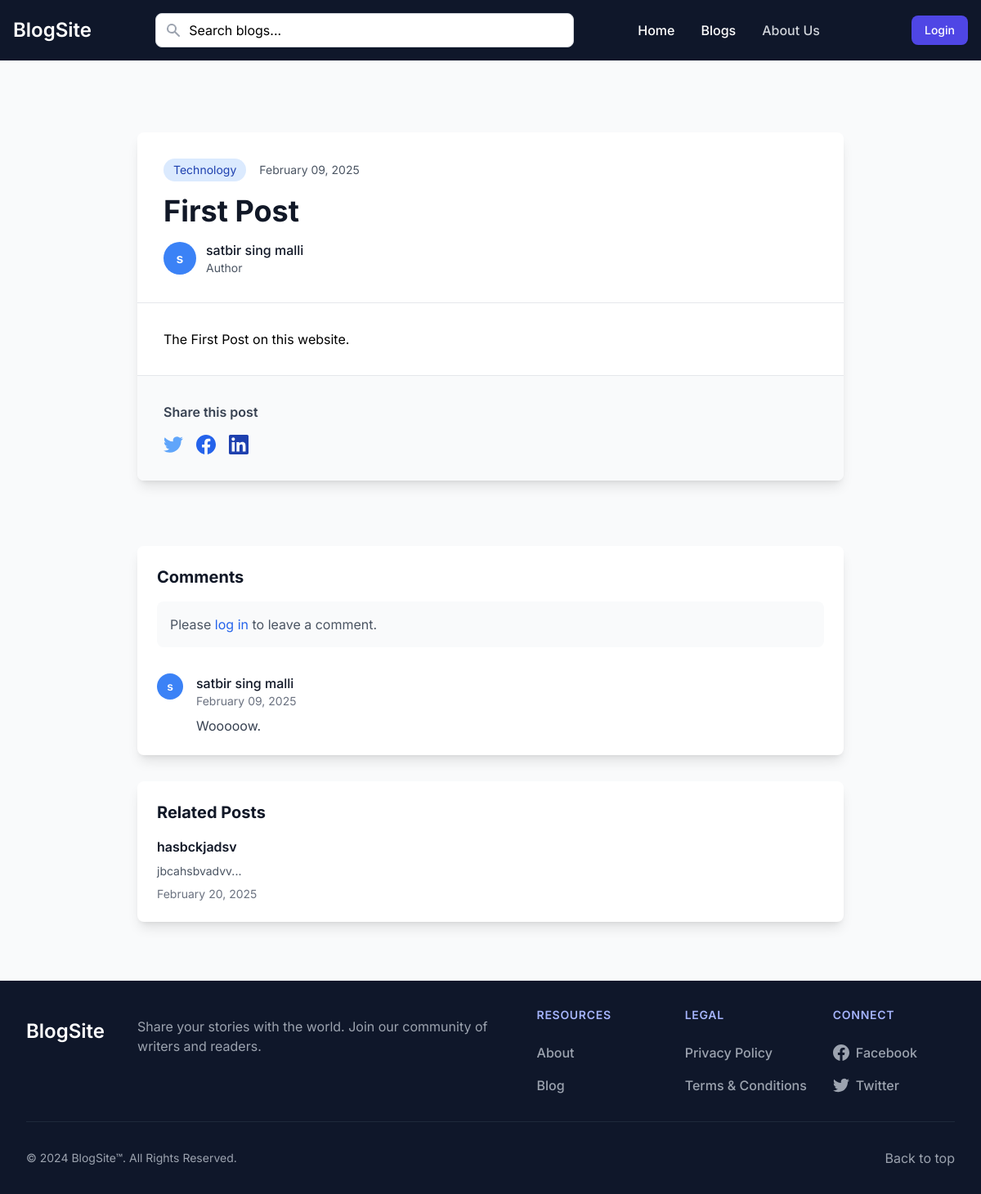
/blog/1, run on an earlier commit of the app's database.
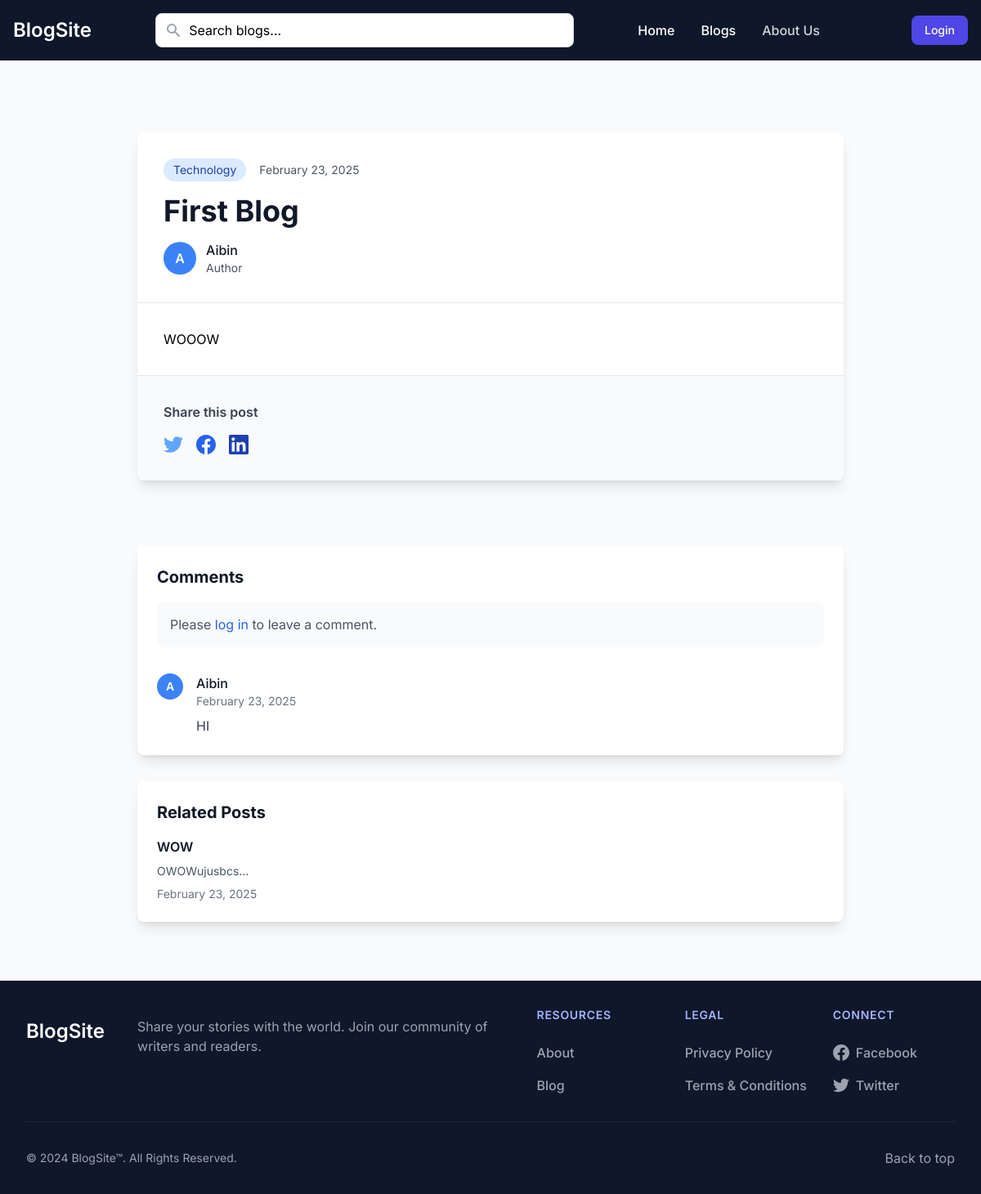
And on a later commit of the database.
### app.py (models this page shows, shortened)
class Category(db.Model):
    id = db.Column(db.Integer, primary_key=True)
    name = db.Column(db.String(50), unique=True, nullable=False)
    description = db.Column(db.Text)
    created_at = db.Column(db.DateTime, default=datetime.utcnow)
    updated_at = db.Column(db.DateTime, default=datetime.utcnow, onupdate=datetime.utcnow)
    blogs = db.relationship('Blog', backref='category', lazy=True)

class Blog(db.Model):
    id = db.Column(db.Integer, primary_key=True)
    title = db.Column(db.String(200), nullable=False)
    content = db.Column(db.Text, nullable=False)
    author_id = db.Column(db.Integer, db.ForeignKey('user.id'), nullable=False)
    category_id = db.Column(db.Integer, db.ForeignKey('category.id'), nullable=False)
    status = db.Column(db.String(20), default='draft')
    moderation_status = db.Column(db.String(20), default='pending')
    moderation_comment = db.Column(db.Text)
    moderated_by = db.Column(db.Integer, db.ForeignKey('user.id'))
    moderated_at = db.Column(db.DateTime)
    created_at = db.Column(db.DateTime, default=datetime.utcnow)
    updated_at = db.Column(db.DateTime, default=datetime.utcnow, onupdate=datetime.utcnow)
    comments = db.relationship('Comment', backref='blog', lazy=True)
    likes = db.relationship('Like', backref='blog', lazy=True)
    author = db.relationship('User', foreign_keys=[author_id], backref='blogs')
    moderator = db.relationship('User', foreign_keys=[moderated_by], backref='moderated_blogs')

class User(UserMixin, db.Model):
    id = db.Column(db.Integer, primary_key=True)
    name = db.Column(db.String(100), nullable=False)
    email = db.Column(db.String(120), unique=True, nullable=False)
    password = db.Column(db.String(200), nullable=False)
    is_admin = db.Column(db.Boolean, default=False)
    created_at = db.Column(db.DateTime, nullable=False, default=datetime.utcnow)
    updated_at = db.Column(db.DateTime, default=datetime.utcnow, onupdate=datetime.utcnow)

class Comment(db.Model):
    id = db.Column(db.Integer, primary_key=True)
    content = db.Column(db.Text, nullable=False)
    blog_id = db.Column(db.Integer, db.ForeignKey('blog.id'), nullable=False)
    user_id = db.Column(db.Integer, db.ForeignKey('user.id'), nullable=False)
    created_at = db.Column(db.DateTime, default=datetime.utcnow)
    updated_at = db.Column(db.DateTime, default=datetime.utcnow, onupdate=datetime.utcnow)
    user = db.relationship('User', backref='comments')

### app.py (the view, shortened to what this page needs)
@app.route('/blog/<int:blog_id>', methods=['GET', 'POST'])
def view_blog(blog_id):
    blog = Blog.query.get_or_404(blog_id)
    if (blog.status == 'rejected' or blog.moderation_status == 'rejected') and \
       (not current_user.is_authenticated or not current_user.is_admin):
        abort(404)
    has_liked = False
    if current_user.is_authenticated:
        has_liked = any(like.user_id == current_user.id for like in blog.likes)
    comments = Comment.query.filter_by(blog_id=blog.id)\
        .order_by(Comment.created_at.desc()).all()
    related_blogs = Blog.query.filter(
        Blog.category_id == blog.category_id,
        Blog.id != blog.id,
        Blog.status == 'published'
    ).limit(3).all()
    return render_template('view_blog.html',
                         blog=blog,
                         comments=comments,
                         related_blogs=related_blogs,
                         has_liked=has_liked,
                         user=current_user)

### templates/view_blog.html (shortened to what this page needs)
{% extends "base.html" %}
{% block content %}
<div class="max-w-4xl mx-auto my-10 px-4">
    <div class="bg-white rounded-lg shadow-lg overflow-hidden mb-8">
        <div class="p-8">
            <div class="flex items-center space-x-4 mb-4">
                <span class="px-3 py-1 bg-blue-100 text-blue-800 rounded-full text-sm">
                    {{ blog.category.name }}
                </span>
                <span class="text-gray-600 text-sm">
                    {{ blog.created_at.strftime('%B %d, %Y') }}
                </span>
            </div>
            <h1 class="text-4xl font-bold text-gray-900 mb-4">{{ blog.title }}</h1>
            <div class="flex items-center space-x-4">
                <div class="flex items-center">
                    <div class="w-10 h-10 bg-blue-500 rounded-full flex items-center justify-center text-white font-semibold">
                        {{ blog.author.name[:1] }}
                    </div>
                    <div class="ml-3">
                        <p class="text-gray-900 font-medium">{{ blog.author.name }}</p>
                        <p class="text-gray-600 text-sm">Author</p>
                    </div>
                </div>
            </div>
        </div>
        <div class="prose max-w-none p-8 border-t">
            {{ blog.content|safe }}
        </div>
        <div class="p-8 border-t bg-gray-50">
            <h3 class="text-gray-700 font-semibold mb-4">Share this post</h3>
            <div class="flex space-x-4">
                <a href="https://twitter.com/intent/tweet?url={{ request.url }}&text={{ blog.title }}"
                   target="_blank"
                   class="text-blue-400 hover:text-blue-500">
                </a>
                <a href="https://www.facebook.com/sharer/sharer.php?u={{ request.url }}"
                   target="_blank"
                   class="text-blue-600 hover:text-blue-700">
                </a>
                <a href="https://www.linkedin.com/shareArticle?url={{ request.url }}&title={{ blog.title }}"
                   target="_blank"
                   class="text-blue-800 hover:text-blue-900">
                </a>
            </div>
        </div>
    </div>
    <br><br>
    <div class="bg-white rounded-lg shadow-lg overflow-hidden mb-8">
        <div class="p-6">
            <h3 class="text-xl font-bold text-gray-900 mb-4">Comments</h3>
            {% if current_user.is_authenticated %}
            <form method="POST" class="mb-8">
                <div class="mb-4">
                    <label for="comment" class="sr-only">Your comment</label>
                    <textarea id="comment" name="comment" rows="3"
                              class="block w-full rounded-lg border-gray-300 shadow-sm focus:border-blue-500 focus:ring-blue-500"
                              placeholder="Write a comment..."></textarea>
                </div>
                <div class="flex justify-end">
                    <button type="submit"
                            class="inline-flex items-center px-4 py-2 border border-transparent text-sm font-medium rounded-md shadow-sm text-white bg-blue-600 hover:bg-blue-700 focus:outline-none focus:ring-2 focus:ring-offset-2 focus:ring-blue-500">
                        Post Comment
                    </button>
                </div>
            </form>
            {% else %}
            <div class="bg-gray-50 rounded-lg p-4 mb-8">
                <p class="text-gray-600">
                    Please <a href="{{ url_for('login') }}" class="text-blue-600 hover:text-blue-800">log in</a> to leave a comment.
                </p>
            </div>
            {% endif %}
            <div class="space-y-6">
                {% for comment in comments %}
                <div class="flex space-x-4">
                    <div class="flex-shrink-0">
                        <div class="w-8 h-8 bg-blue-500 rounded-full flex items-center justify-center text-white text-sm font-semibold">
                            {{ comment.user.name[:1] }}
                        </div>
                    </div>
                    <div class="flex-grow">
                        <div class="flex items-center justify-between">
                            <div>
                                <p class="font-medium text-gray-900">{{ comment.user.name }}</p>
                                <p class="text-gray-500 text-sm">{{ comment.created_at.strftime('%B %d, %Y') }}</p>
                            </div>
                        </div>
                        <div class="mt-2 text-gray-700">
                            {{ comment.content }}
                        </div>
                    </div>
                </div>
                {% else %}
                <p class="text-gray-600 text-center py-4">No comments yet. Be the first to comment!</p>
                {% endfor %}
            </div>
        </div>
    </div>
    {% if related_blogs %}
    <div class="bg-white rounded-lg shadow-lg overflow-hidden">
        <div class="p-6">
            <h3 class="text-xl font-bold text-gray-900 mb-4">Related Posts</h3>
            <div class="grid grid-cols-1 md:grid-cols-3 gap-6">
                {% for related in related_blogs %}
                <div class="group">
                    <a href="{{ url_for('view_blog', blog_id=related.id) }}" class="block">
                        <h4 class="font-semibold text-gray-900 group-hover:text-blue-600 transition-colors">
                            {{ related.title }}
                        </h4>
                        <p class="mt-2 text-sm text-gray-600">
                            {{ related.content[:100]|striptags }}...
                        </p>
                        <p class="mt-2 text-sm text-gray-500">
                            {{ related.created_at.strftime('%B %d, %Y') }}
                        </p>
                    </a>
                </div>
                {% endfor %}
            </div>
        </div>
    </div>
    {% endif %}
</div>
{% endblock %}

What changed in the data, as far as the page shows it:
removed Comment: user "s", user.name "satbir sing malli", created_at "February 09, 2025", content "Wooooow."
removed Blog: title "hasbckjadsv", content "jbcahsbvadvv", created_at "February 20, 2025"
changed Blog: created_at "February 09, 2025" → "February 23, 2025"; title "First Post" → "First Blog"; content "The First Post on this website." → "WOOOW"
changed User: author "s" → "A"; author.name "satbir sing malli" → "Aibin"
added Comment: user "A", user.name "Aibin", created_at "February 23, 2025", content "HI"
added Blog: title "WOW", content "OWOWujusbcs", created_at "February 23, 2025"
